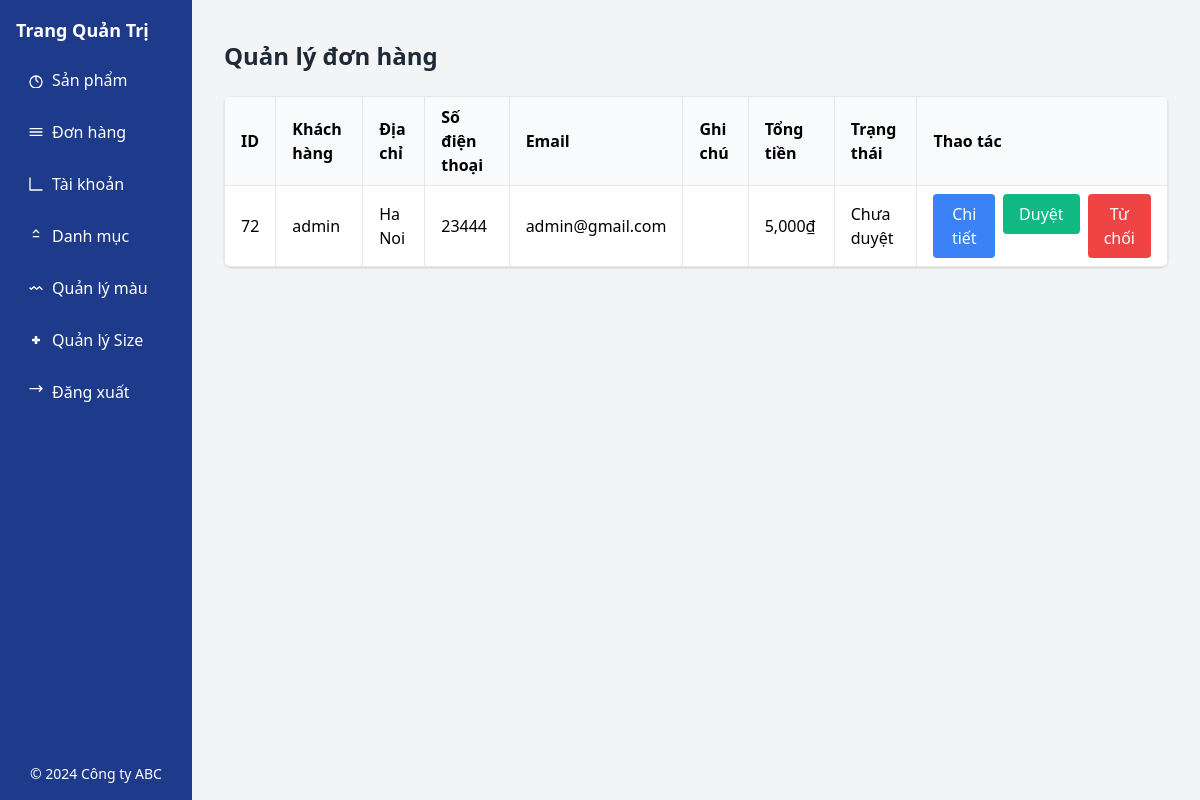
Page /admin/qlgiohang.php on the earlier database version.
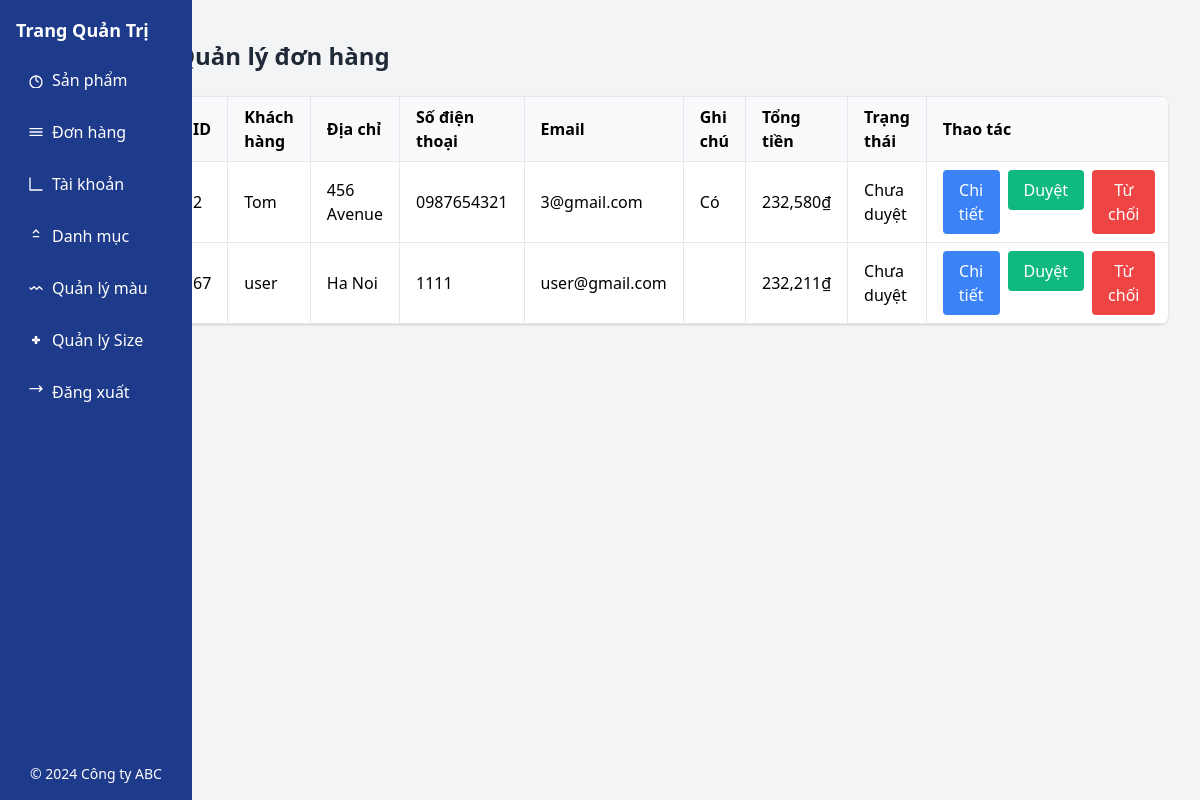
Same page on the later database version.
### tables this page shows
CREATE TABLE IF NOT EXISTS `order` (
  `order_id` int NOT NULL AUTO_INCREMENT,
  `user_id` int NOT NULL,
  `email` varchar(100) NOT NULL,
  `user_name` varchar(50) NOT NULL,
  `user_address` varchar(255) NOT NULL,
  `tel` varchar(11) NOT NULL,
  `note` text NOT NULL,
  `total` float NOT NULL,
  `status` int NOT NULL,
  PRIMARY KEY (`order_id`),
  KEY `user` (`user_id`)
);

### class/Db.php (called while the page is built, shortened)
<?php
class Db
{
  public static $conn = null;
  function __construct()
  {
    Db::$conn = new PDO("mysql:host=localhost; dbname=e1", 'root', '');
    Db::$conn->setAttribute(PDO::ATTR_ERRMODE, PDO::ERRMODE_EXCEPTION);
  }
  function selectSQL($sql, $arrParam = [])
  {
    $stm = Db::$conn->prepare($sql);
    $stm->execute($arrParam);
    return $stm->fetchAll(PDO::FETCH_ASSOC);
  }
}

### admin/qlgiohang.php (the view, shortened to what the changed rows need)
<?php
$order = new Order();
$orders = $order->selectSQL('SELECT * FROM `order`', []);
?>
<!DOCTYPE html>
<html lang="en">
<head>
    <link href="https://cdn.jsdelivr.net/npm/tailwindcss@2.2.19/dist/tailwind.min.css" rel="stylesheet">
</head>
<body class="bg-gray-100">
    <div class="flex">
        <?php include './views/navAdmin.php'; ?>
        <div class="flex-1 p-4">
            <div class="container mx-auto px-4 py-6">
                <h1 class="text-2xl font-bold text-gray-800 mb-6">Quản lý đơn hàng</h1>
                <div class="overflow-x-auto bg-white rounded-lg shadow">
                    <table class="table-auto w-full text-left border-collapse border border-gray-200">
                        <thead class="bg-gray-50">
                            <tr>
                                <th class="px-4 py-2 border border-gray-200">ID</th>
                                <th class="px-4 py-2 border border-gray-200">Khách hàng</th>
                                <th class="px-4 py-2 border border-gray-200">Địa chỉ</th>
                                <th class="px-4 py-2 border border-gray-200">Số điện thoại</th>
                                <th class="px-4 py-2 border border-gray-200">Email</th>
                                <th class="px-4 py-2 border border-gray-200">Ghi chú</th>
                                <th class="px-4 py-2 border border-gray-200">Tổng tiền</th>
                                <th class="px-4 py-2 border border-gray-200">Trạng thái</th>
                                <th class="px-4 py-2 border border-gray-200">Thao tác</th>
                            </tr>
                        </thead>
                        <tbody>
                            <?php if ($orders): ?>
                            <?php foreach ($orders as $order): ?>
                            <tr>
                                <td class="px-4 py-2 border border-gray-200"><?php echo $order['order_id']; ?></td>
                                <td class="px-4 py-2 border border-gray-200"><?php echo $order['user_name']; ?></td>
                                <td class="px-4 py-2 border border-gray-200"><?php echo $order['user_address']; ?></td>
                                <td class="px-4 py-2 border border-gray-200"><?php echo $order['tel']; ?></td>
                                <td class="px-4 py-2 border border-gray-200"><?php echo $order['email']; ?></td>
                                <td class="px-4 py-2 border border-gray-200"><?php echo $order['note']; ?></td>
                                <td class="px-4 py-2 border border-gray-200">
                                    <?php echo number_format($order['total']); ?>₫</td>
                                <td class="px-4 py-2 border border-gray-200">
                                    <?php if($order['status'] == 1){
                                            echo "Chưa duyệt";
                                        } elseif($order['status'] == 2) {
                                            echo "Đã duyệt";
                                        }else{
                                            echo "Từ chối";
                                        } ?>
                                </td>
                                <td class="px-4 py-2 border border-gray-200">
                                    <div class="flex space-x-2">
                                        <form method="GET" action="index.php">
                                            <button type="submit"
                                                class="px-4 py-2 bg-blue-500 text-white rounded hover:bg-blue-600">Chi
                                                tiết</button>
                                        </form>
                                        <?php if ($order['status'] == 1):  ?>
                                        <form method="POST" action="index.php?page=qlgiohang">
                                            <button type="submit" name="update_status"
                                                class="px-4 py-2 bg-green-500 text-white rounded hover:bg-green-600">Duyệt</button>
                                        </form>
                                        <form method="POST" action="index.php?page=qlgiohang">
                                            <button type="submit" name="update_status"
                                                class="px-4 py-2 bg-red-500 text-white rounded hover:bg-red-600">Từ
                                                chối</button>
                                        </form>
                                        <?php endif; ?>
                                    </div>
                                </td>
                            </tr>
                            <?php endforeach; ?>
                            <?php else: ?>
                            <tr>
                                <td colspan="8" class="px-4 py-2 text-center">Không có đơn hàng nào.</td>
                            </tr>
                            <?php endif; ?>
                        </tbody>
                    </table>
                </div>
            </div>
        </div>
    </div>
</body>
</html>

Differences in the rows shown:
removed order: order_id "72", user_name "admin", user_address "Ha Noi", tel "23444", email "admin@gmail.com", total "5,000", status "Chưa duyệt"
added order: order_id "2", user_name "Tom", user_address "456 Avenue", tel "0987654321", email "3@gmail.com", note "Có", total "232,580", status "Chưa duyệt"
added order: order_id "67", user_name "user", user_address "Ha Noi", tel "1111", email "user@gmail.com", total "232,211", status "Chưa duyệt"
